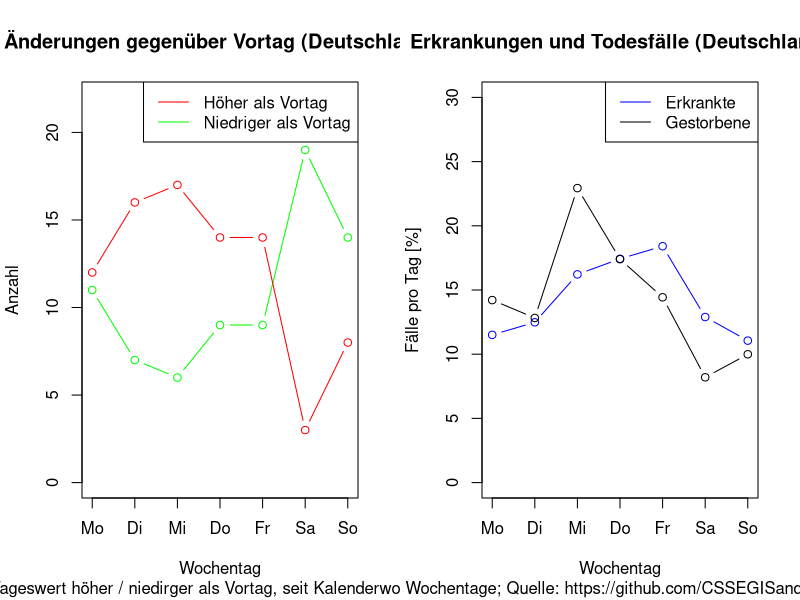

Recreate this plot in R.
#!/usr/bin/env Rscript

#
# Auswertung der Fallzahlen und Tote nach den Meldungen der John Hopkins University
# Quelle: https://github.com/CSSEGISandData/COVID-19
#

cases <- read.csv("../data/Germany.csv")

png("Wochentag.png",width=1920,height=1080)

ShortDayNames <- c(
      "Mo"
    , "Di"
    , "Mi"
    , "Do"
    , "Fr"
    , "Sa"
    , "So"
    )

l <- length(cases$Kw)

cases$incCases <- c(0, cases$Cases[2:l]-cases$Cases[1:l-1])
cases$incDeaths <- c(0, cases$Deaths[2:l]-cases$Deaths[1:l-1])

cases$UpDown <- c(0, sign(cases$incCases[2:l]-cases$incCases[1:l-1]))

UpDown <- table(cases$WTag[cases$Kw>9],cases$UpDown[cases$Kw>9])

colnames(UpDown, do.NULL = FALSE)
colnames(UpDown) <- c("Down","Up")

par(mfcol=c(1,2))

plot( 0:6
    , UpDown[1:7,"Down"]
    , type="b"
    , col=c("green")
    , ylim=c(0,22)
    , xaxt="n"
    , xlab="Wochentag"
    , ylab="Anzahl"
    , main="Änderungen gegenüber Vortag (Deutschland)"
    , sub="Tageswert höher / niedirger als Vortag, seit Kalenderwoche 10"
    )
    
lines( 0:6
    , UpDown[1:7,"Up"]
    , type="b"
    , col=c("red")
    )

axis(1
    , at= 0:6
    , labels=ShortDayNames
    )

legend( "topright"
    , legend=c("Höher als Vortag", "Niedriger als Vortag")
    , col=c("red", "green")
    , lty=1
    )

WTag <- aggregate(cbind(incCases,incDeaths)~WTag, FUN=sum, data=cases)

plot( 
      0:6
    , WTag$incCases/sum(WTag$incCases)*100
    , type="b"
    , col="blue"
    , xaxt="n"
    , ylim= c(0,30)
    , xlab="Wochentag"
    , ylab="Fälle pro Tag [%]"
    , main="Erkrankungen und Todesfälle (Deutschland)"
    , sub="Verteilt auf Wochentage; Quelle: https://github.com/CSSEGISandData/COVID-19"
    )
    
lines( 
      0:6
    , WTag$incDeaths/sum(WTag$incDeaths)*100
    , type="b"
    , col="black"
    )
axis(1
    , at= 0:6
    , labels=ShortDayNames
    )
legend( "topright"
    , legend=c("Erkrankte","Gestorbene")
    , col=c("blue", "black")
    , lty=1
    )

options(digits=3)
print(WTag$incCases/sum(WTag$incCases))
print(WTag$incDeaths/sum(WTag$incDeaths))

dev.off()
